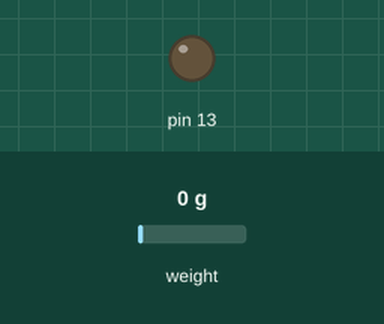
Simulated run of this sketch. Board: SparkFun Pro Micro, built with avr-gcc and run on an emulated ATmega32U4. Shown: output pins drawn as LEDs (lit = HIGH). Wiring (inferred from the names in the program): HX711 load-cell converter: data A0; SCK A1. The test bench sets the inputs (shaded band); at power-on: weight on the scale 0 g. USB keyboard and mouse output is not drawn; pins used as bus, display or sensor lines are not drawn.

Above: at 2.7 s.
2.8 s: weight on the scale set to 13 g
4.3 s: weight on the scale set to 17 g
At 4.9 s:
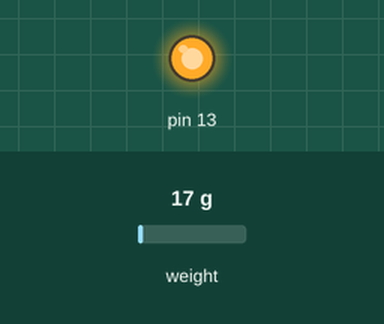
Timing chart, 0 to 7.3 s (numbered marks = the images above; inputs shaded):
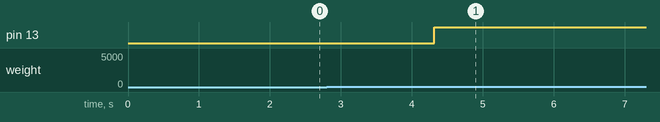

The sketch:

handbrake.ino
```cpp
// Frein a main analogique (load cell + HX711)
// Carte : Arduino Pro Micro / Leonardo / Micro (ATmega32U4).
// Une Uno ne peut PAS se faire passer pour une manette USB avec ce sketch.
//
// Cablage HX711 -> Arduino :
//   VCC -> 5V (ou VCC)
//   GND -> GND
//   DT  -> A0
//   SCK -> A1
//
// Load cell -> HX711 :
//   Rouge -> E+
//   Noir  -> E-
//   Vert  -> A+
//   Blanc -> A-
//
// Apres flash : Windows = joy.cpl (axe Throttle).
// Dans le jeu, bind Handbrake sur l'axe Throttle de cette manette.

#include <Joystick.h>

// Throttle only (axe Handbrake dans le jeu)
Joystick_ Joystick(JOYSTICK_DEFAULT_REPORT_ID,
  JOYSTICK_TYPE_MULTI_AXIS, 0, 0,
  false, false, false, false, false, false,
  false, true, false, false, false);

const int HX711_DOUT = A0;
const int HX711_SCK = A1;

// Inverse si le throttle monte au repos et baisse quand tu tires
const bool INVERT = false;

// Valeur FORCE max vue dans test_loadcell.ino (levier tire a fond).
// Trop grand = tu n'atteins jamais 100%. Trop petit = saturation trop tot.
long RAW_MAX = 750000;

// Ignore le bruit au repos. Monte un peu si l'axe tremble a 0.
const long DEADZONE = 3000;

long offset = 0;

bool hx711Ready(unsigned long timeoutMs) {
  unsigned long start = millis();
  while (digitalRead(HX711_DOUT) == HIGH) {
    if (millis() - start > timeoutMs) {
      return false;
    }
  }
  return true;
}

long readHX711() {
  if (!hx711Ready(250)) {
    return 0x7FFFFFFF;
  }

  long value = 0;
  noInterrupts();
  for (int i = 0; i < 24; i++) {
    digitalWrite(HX711_SCK, HIGH);
    delayMicroseconds(1);
    value = (value << 1) | digitalRead(HX711_DOUT);
    digitalWrite(HX711_SCK, LOW);
    delayMicroseconds(1);
  }
  digitalWrite(HX711_SCK, HIGH);
  delayMicroseconds(1);
  digitalWrite(HX711_SCK, LOW);
  interrupts();

  if (value & 0x800000) {
    value |= ~0xFFFFFFL;
  }
  return value;
}

long readAverage(int samples) {
  long sum = 0;
  int ok = 0;
  for (int i = 0; i < samples; i++) {
    long v = readHX711();
    if (v == 0x7FFFFFFF) {
      continue;
    }
    sum += v;
    ok++;
  }
  if (ok == 0) {
    return 0x7FFFFFFF;
  }
  return sum / ok;
}

void setup() {
  pinMode(HX711_DOUT, INPUT);
  pinMode(HX711_SCK, OUTPUT);
  digitalWrite(HX711_SCK, LOW);
  pinMode(LED_BUILTIN, OUTPUT);

  Joystick.setThrottleRange(0, 255);
  Joystick.begin();
  Joystick.setThrottle(0);

  delay(400);
  offset = readAverage(12);
  if (offset == 0x7FFFFFFF) {
    offset = 0;
  }
}

void loop() {
  long raw = readHX711();
  if (raw == 0x7FFFFFFF) {
    return;
  }

  long force = raw - offset;
  if (INVERT) {
    force = -force;
  }
  if (force < 0) {
    force = 0;
  }

  int throttle = 0;
  if (force > DEADZONE) {
    if (force > RAW_MAX) {
      force = RAW_MAX;
    }
    throttle = map(force, DEADZONE, RAW_MAX, 0, 255);
    if (throttle > 255) {
      throttle = 255;
    }
  }

  Joystick.setThrottle(throttle);
  digitalWrite(LED_BUILTIN, throttle > 0);
}
```

Measured:
- the behaviour switches between 14 and 15 g on weight on the scale (found by bisection; images 0 and 1)
- after the input at 2.8 s, every drawn part: stays the same
- after the input at 4.3 s, pin 13: LOW → HIGH at once
